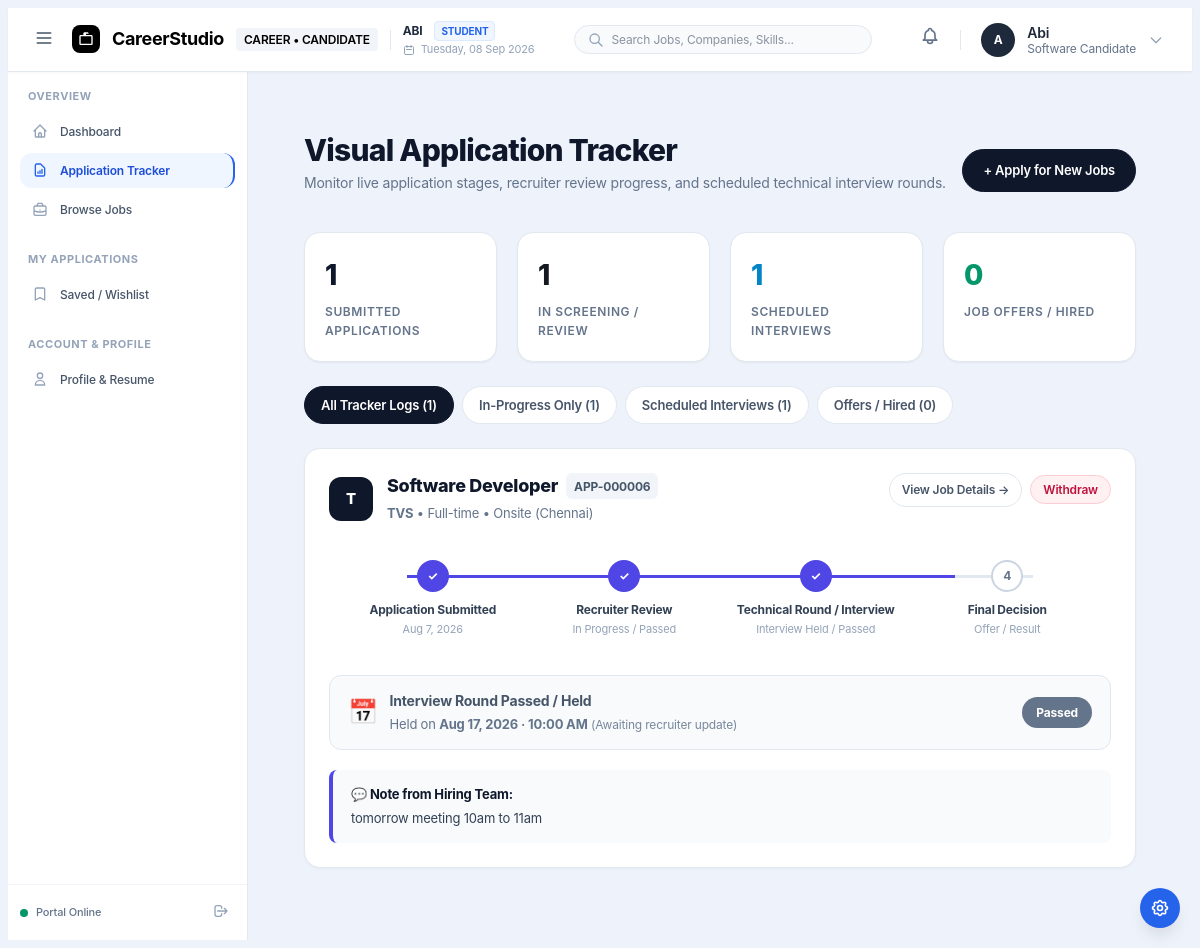
Page /applications-tracker.php (signed in) on the earlier database version.
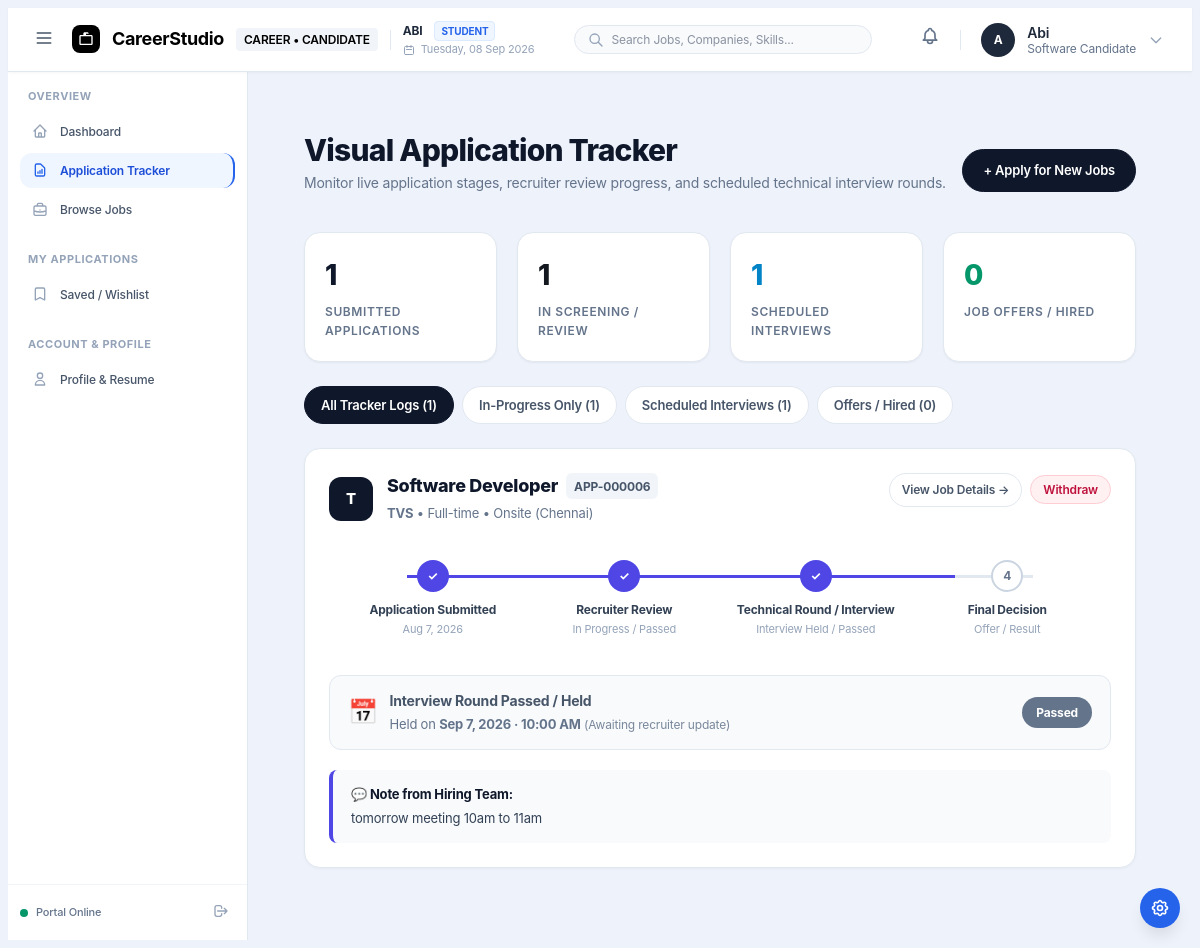
Same page on the later database version.
### tables this page shows
CREATE TABLE `applications` (
  `id` int(10) UNSIGNED NOT NULL,
  `job_id` int(10) UNSIGNED NOT NULL,
  `student_id` int(10) UNSIGNED NOT NULL,
  `status` enum('applied','under_review','shortlisted','rejected','hired','withdrawn') NOT NULL DEFAULT 'applied',
  `interview_at` datetime DEFAULT NULL,
  `meeting_link` varchar(500) DEFAULT NULL,
  `notes` text DEFAULT NULL,
  `applied_at` datetime NOT NULL DEFAULT current_timestamp(),
  `updated_at` datetime NOT NULL DEFAULT current_timestamp() ON UPDATE current_timestamp()
);

CREATE TABLE `companies` (
  `id` int(10) UNSIGNED NOT NULL,
  `user_id` int(10) UNSIGNED NOT NULL,
  `company_name` varchar(150) NOT NULL,
  `description` text DEFAULT NULL,
  `website` varchar(255) DEFAULT NULL,
  `location` varchar(150) DEFAULT NULL,
  `created_at` datetime NOT NULL DEFAULT current_timestamp(),
  `updated_at` datetime NOT NULL DEFAULT current_timestamp() ON UPDATE current_timestamp(),
  `industry` varchar(150) DEFAULT NULL,
  `company_size` varchar(100) DEFAULT NULL
);

CREATE TABLE `jobs` (
  `id` int(10) UNSIGNED NOT NULL,
  `company_id` int(10) UNSIGNED NOT NULL,
  `title` varchar(150) NOT NULL,
  `description` text NOT NULL,
  `requirements` text DEFAULT NULL,
  `skills_required` varchar(500) DEFAULT NULL,
  `salary` varchar(100) DEFAULT NULL,
  `job_type` enum('full-time','part-time','internship','contract') NOT NULL,
  `location` varchar(150) DEFAULT NULL,
  `work_mode` enum('remote','hybrid','onsite') NOT NULL DEFAULT 'onsite',
  `vacancy_count` smallint(5) UNSIGNED NOT NULL DEFAULT 1,
  `deadline` date DEFAULT NULL,
  `status` enum('open','closed') NOT NULL DEFAULT 'open',
  `created_at` datetime NOT NULL DEFAULT current_timestamp(),
  `updated_at` datetime NOT NULL DEFAULT current_timestamp() ON UPDATE current_timestamp()
);

### functions.php (called while the page is built, shortened)
<?php
function e(?string $value): string
{
    return htmlspecialchars((string) $value, ENT_QUOTES, 'UTF-8');
}
function format_date(?string $dateStr): string
{
    $ts = strtotime($dateStr);
    return $ts ? date('M j, Y', $ts) : $dateStr;
}
function format_datetime(?string $value): string
{
    $ts = strtotime($value);
    return $ts ? date('M j, Y · g:i A', $ts) : $value;
}
function initials(string $name): string
{
    $name = trim($name);
    return $name === '' ? '?' : mb_strtoupper(mb_substr($name, 0, 1));
}

### applications-tracker.php (the view, shortened to what the rows shown need)
<?php
$pdo = get_db();
$studentId = (int) current_user_id();
$stmt = $pdo->prepare(
    'SELECT a.id AS application_id, a.status, a.applied_at, a.interview_at, a.meeting_link, a.notes,
            j.id AS job_id, j.title AS job_title, j.job_type, j.work_mode, j.location, j.salary, j.deadline,
            c.company_name
     FROM applications a
     INNER JOIN jobs j ON a.job_id = j.id
     INNER JOIN companies c ON j.company_id = c.id
     WHERE a.student_id = :student_id
     ORDER BY a.applied_at DESC'
);
$stmt->execute([':student_id' => $studentId]);
$allApps = $stmt->fetchAll();
$filteredApps = [];
foreach ($allApps as $app) {
    $filteredApps[] = $app;
}
require __DIR__ . '/header.php';
?>
<main class="canvas">
    <div class="tracker-container">
        <div class="tracker-header">
            <div>
                <h1 class="tracker-title">Visual Application Tracker</h1>
            </div>
        </div>
        <?php if (empty($filteredApps)): ?>
            <div class="metric-card-tracker" style="text-align: center; padding: 4rem 2rem;">
                <div style="width: 56px; height: 56px; margin: 0 auto 1rem auto; border-radius: 50%; background: #f1f5f9; display: flex; align-items: center; justify-content: center; color: #94a3b8;">
                    <svg width="28" height="28" fill="none" stroke="currentColor" viewBox="0 0 24 24"><path d="M9 17v-2m3 2v-4m3 4v-6m2 10H7a2 2 0 01-2-2V5a2 2 0 012-2h5.586a1 1 0 01.707.293l5.414 5.414a1 1 0 01.293.707V19a2 2 0 01-2 2z" stroke-linecap="round" stroke-linejoin="round" stroke-width="2"></path></svg>
                </div>
                <h3 style="font-size: 1.125rem; font-weight: 700; color: var(--slate-900); margin-bottom: 0.5rem;">No Applications Found</h3>
                <p style="font-size: 0.875rem; color: var(--slate-500); max-width: 28rem; margin: 0 auto 1.5rem auto;">There are no applications matching your selected filter criteria.</p>
                <a href="jobs.php" class="pill-tracker active" style="padding: 0.625rem 1.25rem;">Explore Jobs &rarr;</a>
            </div>
        <?php else: ?>
            <div style="display: flex; flex-direction: column; gap: 1.25rem;">
                <?php foreach ($filteredApps as $app):
                    $st = $app['status'];
                    $appIdStr = 'APP-' . str_pad((string)$app['application_id'], 6, '0', STR_PAD_LEFT);
                    $appliedDateStr = format_date($app['applied_at']);
                    $stepProgress = 10;
                    $step1Class = 'completed';
                    $step2Class = '';
                    $step3Class = '';
                    $step4Class = '';
                    $step4Text = 'Final Decision';
                    $step4Sub = 'Offer / Result';
                    if (in_array($st, ['under_review', 'shortlisted', 'hired', 'rejected'], true)) {
                        $stepProgress = 40;
                        $step2Class = 'completed';
                    }
                    if (in_array($st, ['shortlisted', 'hired'], true) || !empty($app['interview_at'])) {
                        $stepProgress = 70;
                        $step3Class = 'completed';
                    }
                ?>
                    <div class="tracker-card">
                        <div class="tracker-card-header">
                            <div style="display: flex; align-items: center; gap: 0.875rem;">
                                <div class="company-avatar-md">
                                    <?= e(initials($app['company_name'])) ?>
                                </div>
                                <div>
                                    <div style="display: flex; align-items: center; gap: 0.5rem; flex-wrap: wrap;">
                                        <h3 style="font-size: 1.125rem; font-weight: 800; color: var(--slate-900); margin: 0;">
                                            <a href="jobs.php?id=<?= (int)$app['job_id'] ?>" style="color: inherit; text-decoration: none;">
                                                <?= e($app['job_title']) ?>
                                            </a>
                                        </h3>
                                        <span style="font-size: 0.75rem; font-weight: 700; padding: 0.2rem 0.5rem; background: var(--slate-100); border-radius: 0.375rem; color: var(--slate-600);"><?= e($appIdStr) ?></span>
                                    </div>
                                    <div style="font-size: 0.8125rem; color: var(--slate-500); margin-top: 0.25rem;">
                                        <strong><?= e($app['company_name']) ?></strong> • <?= e(ucfirst($app['job_type'])) ?> • <?= e(ucfirst($app['work_mode'])) ?> (<?= e($app['location'] ?: 'Remote') ?>)
                                    </div>
                                </div>
                            </div>
                            <div style="display: flex; align-items: center; gap: 0.5rem;">
                                <a href="jobs.php?id=<?= (int)$app['job_id'] ?>" class="pill-tracker" style="font-size: 0.75rem; padding: 0.375rem 0.75rem;">
                                    View Job Details &rarr;
                                </a>
                                <?php if (in_array($st, ['applied', 'under_review', 'shortlisted'], true)): ?>
                                    <form method="POST" action="applications-tracker.php" onsubmit="return confirmWithdraw(event, '<?= e(addslashes($app['job_title'])) ?>');" style="margin: 0;">
                                        <button type="submit" class="pill-tracker" style="font-size: 0.75rem; padding: 0.375rem 0.75rem; color: #be123c; background: #fff1f2; border-color: #fecdd3;">
                                            Withdraw
                                        </button>
                                    </form>
                                <?php endif; ?>
                            </div>
                        </div>
                        <div class="stepper-bar-container">
                            <div class="stepper-bar-progress" style="width: <?= $stepProgress ?>%;"></div>
                            <div class="stepper-step <?= $step1Class ?>">
                                <div class="stepper-node">✓</div>
                                <div class="stepper-label">Application Submitted</div>
                                <div class="stepper-subtext"><?= e($appliedDateStr) ?></div>
                            </div>
                            <div class="stepper-step <?= $step2Class ?>">
                                <div class="stepper-node"><?= $step2Class ? '✓' : '2' ?></div>
                                <div class="stepper-label">Recruiter Review</div>
                                <div class="stepper-subtext"><?= in_array($st, ['under_review', 'shortlisted', 'hired'], true) ? 'In Progress / Passed' : 'Pending' ?></div>
                            </div>
                            <div class="stepper-step <?= $step3Class ?>">
                                <div class="stepper-node"><?= $step3Class ? '✓' : '3' ?></div>
                                <div class="stepper-label">Technical Round / Interview</div>
                                <div class="stepper-subtext">
                                    <?php
                                        if (!empty($app['interview_at'])) {
                                            echo (strtotime($app['interview_at']) < time()) ? 'Interview Held / Passed' : 'Scheduled';
                                        } else {
                                            echo 'Awaiting Slot';
                                        }
                                    ?>
                                </div>
                            </div>
                            <div class="stepper-step <?= $step4Class ?>">
                                <div class="stepper-node"><?= ($st === 'hired' ? '★' : ($st === 'rejected' ? '✕' : '4')) ?></div>
                                <div class="stepper-label"><?= e($step4Text) ?></div>
                                <div class="stepper-subtext"><?= e($step4Sub) ?></div>
                            </div>
                        </div>
                        <?php if (!empty($app['interview_at']) && !in_array($st, ['rejected', 'withdrawn'], true)):
                            $intTs = strtotime($app['interview_at']);
                            $nowTs = time();
                            $isPassed = ($intTs < $nowTs);
                            if ($isPassed) {
                                $interviewStatusText = 'Passed';
                                $interviewBoxTitle = 'Interview Round Passed / Held';
                                $interviewBoxStyle = 'background: #f8fafc; border: 1px solid #e2e8f0;';
                                $interviewTitleColor = '#475569';
                                $interviewTextColor = '#64748b';
                                $interviewBadgeBg = '#64748b';
                            }
                        ?>
                            <div class="interview-alert-box" style="<?= $interviewBoxStyle ?>">
                                <div style="display: flex; align-items: center; gap: 0.75rem; flex-wrap: wrap;">
                                    <div style="font-size: 1.5rem;">📅</div>
                                    <div>
                                        <div style="font-weight: 700; font-size: 0.875rem; color: <?= $interviewTitleColor ?>;"><?= e($interviewBoxTitle) ?></div>
                                        <div style="font-size: 0.8125rem; color: <?= $interviewTextColor ?>; margin-top: 0.125rem;">
                                            <?= $isPassed ? 'Held on' : 'Scheduled for' ?> <strong><?= e(format_datetime($app['interview_at'])) ?></strong>
                                            <?= $isPassed ? ' <span style="font-size: 0.75rem; opacity: 0.85;">(Awaiting recruiter update)</span>' : '' ?>
                                        </div>
                                    </div>
                                </div>
                                <div style="display: flex; align-items: center; gap: 0.625rem; flex-wrap: wrap;">
                                    <div style="padding: 0.375rem 0.875rem; background: <?= $interviewBadgeBg ?>; color: #ffffff; border-radius: 9999px; font-size: 0.75rem; font-weight: 700;">
                                        <?= e($interviewStatusText) ?>
                                    </div>
                                </div>
                            </div>
                        <?php endif; ?>
                        <?php if (!empty($app['notes'])): ?>
                            <div class="recruiter-notes-box">
                                <div style="font-weight: 700; color: var(--slate-900); margin-bottom: 0.25rem;">💬 Note from Hiring Team:</div>
                                <div><?= e($app['notes']) ?></div>
                            </div>
                        <?php endif; ?>
                    </div>
                <?php endforeach; ?>
            </div>
        <?php endif; ?>
    </div>
</main>
<?php require __DIR__ . '/footer.php'; ?>

Differences in the rows shown:
changed applications "Interview Round Passed / Held": interview_at "Aug 17, 2026 · 10:00 AM" → "Sep 7, 2026 · 10:00 AM"
